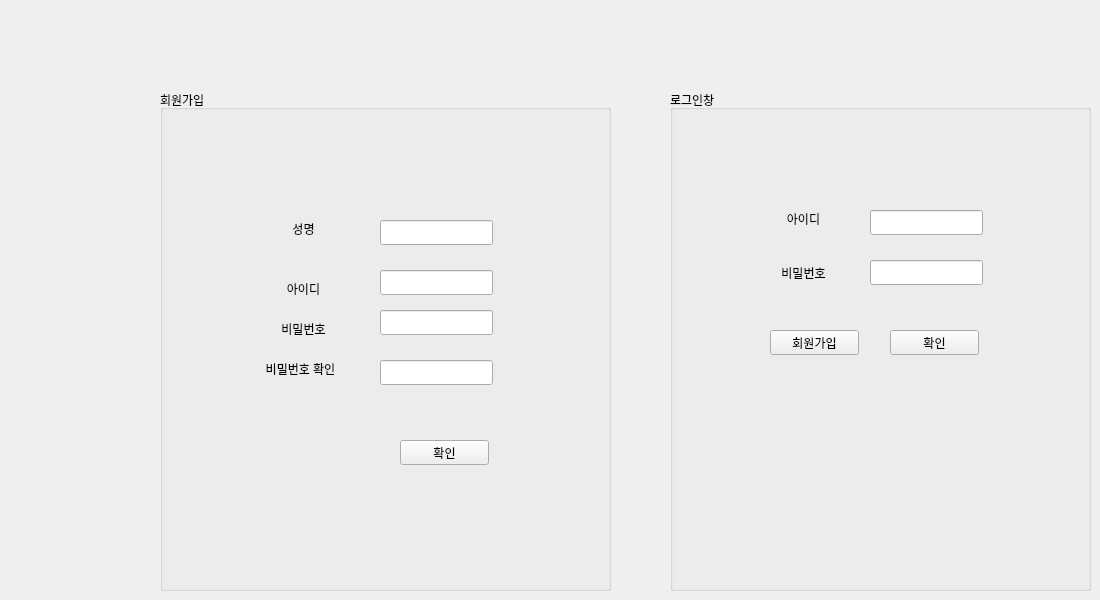
    <widget class="QWidget" name="page">
     <widget class="QGroupBox" name="groupBox">
      <property name="geometry">
       <rect>
        <x>670</x>
        <y>90</y>
        <width>421</width>
        <height>501</height>
       </rect>
      </property>
      <property name="title">
       <string>로그인창</string>
      </property>
      <widget class="QLineEdit" name="input_id">
       <property name="geometry">
        <rect>
         <x>200</x>
         <y>120</y>
         <width>113</width>
         <height>25</height>
        </rect>
       </property>
       <property name="echoMode">
        <enum>QLineEdit::Normal</enum>
       </property>
       <property name="clearButtonEnabled">
        <bool>false</bool>
       </property>
      </widget>
      <widget class="QLabel" name="label_6">
       <property name="geometry">
        <rect>
         <x>100</x>
         <y>174</y>
         <width>67</width>
         <height>17</height>
        </rect>
       </property>
       <property name="text">
        <string>비밀번호</string>
       </property>
       <property name="alignment">
        <set>Qt::AlignCenter</set>
       </property>
      </widget>
      <widget class="QPushButton" name="login_ok">
       <property name="geometry">
        <rect>
         <x>220</x>
         <y>240</y>
         <width>89</width>
         <height>25</height>
        </rect>
       </property>
       <property name="text">
        <string>확인</string>
       </property>
      </widget>
      <widget class="QLabel" name="label_5">
       <property name="geometry">
        <rect>
         <x>100</x>
         <y>120</y>
         <width>67</width>
         <height>17</height>
        </rect>
       </property>
       <property name="text">
        <string>아이디</string>
       </property>
       <property name="alignment">
        <set>Qt::AlignCenter</set>
       </property>
      </widget>
      <widget class="QLineEdit" name="input_pw">
       <property name="geometry">
        <rect>
         <x>200</x>
         <y>170</y>
         <width>113</width>
         <height>25</height>
        </rect>
       </property>
       <property name="echoMode">
        <enum>QLineEdit::Password</enum>
       </property>
      </widget>
      <widget class="QPushButton" name="btn_join">
       <property name="geometry">
        <rect>
         <x>100</x>
         <y>240</y>
         <width>89</width>
         <height>25</height>
        </rect>
       </property>
       <property name="text">
        <string>회원가입</string>
       </property>
      </widget>
     </widget>
     <widget class="QGroupBox" name="join_widget">
      <property name="geometry">
       <rect>
        <x>160</x>
        <y>90</y>
        <width>451</width>
        <height>501</height>
       </rect>
      </property>
      <property name="title">
       <string>회원가입</string>
      </property>
      <widget class="QLineEdit" name="join_name">
       <property name="geometry">
        <rect>
         <x>220</x>
         <y>130</y>
         <width>113</width>
         <height>25</height>
        </rect>
       </property>
      </widget>
      <widget class="QLineEdit" name="join_id">
       <property name="geometry">
        <rect>
         <x>220</x>
         <y>180</y>
         <width>113</width>
         <height>25</height>
        </rect>
       </property>
      </widget>
      <widget class="QLineEdit" name="join_pw">
       <property name="geometry">
        <rect>
         <x>220</x>
         <y>220</y>
         <width>113</width>
         <height>25</height>
        </rect>
       </property>
       <property name="echoMode">
        <enum>QLineEdit::Password</enum>
       </property>
      </widget>
      <widget class="QLabel" name="label">
       <property name="geometry">
        <rect>
         <x>110</x>
         <y>130</y>
         <width>67</width>
         <height>17</height>
        </rect>
       </property>
       <property name="text">
        <string>성명</string>
       </property>
       <property name="alignment">
        <set>Qt::AlignCenter</set>
       </property>
      </widget>
      <widget class="QLabel" name="label_4">
       <property name="geometry">
        <rect>
         <x>110</x>
         <y>190</y>
         <width>67</width>
         <height>17</height>
        </rect>
       </property>
       <property name="text">
        <string>아이디</string>
       </property>
       <property name="alignment">
        <set>Qt::AlignCenter</set>
       </property>
      </widget>
      <widget class="QLabel" name="label_9">
       <property name="geometry">
        <rect>
         <x>110</x>
         <y>230</y>
         <width>67</width>
         <height>17</height>
        </rect>
       </property>
       <property name="text">
        <string>비밀번호</string>
       </property>
       <property name="alignment">
        <set>Qt::AlignCenter</set>
       </property>
      </widget>
      <widget class="QLineEdit" name="join_pw_re">
       <property name="geometry">
        <rect>
         <x>220</x>
         <y>270</y>
         <width>113</width>
         <height>25</height>
        </rect>
       </property>
       <property name="echoMode">
        <enum>QLineEdit::PasswordEchoOnEdit</enum>
       </property>
      </widget>
      <widget class="QLabel" name="label_10">
       <property name="geometry">
        <rect>
         <x>90</x>
         <y>270</y>
         <width>101</width>
         <height>17</height>
        </rect>
       </property>
       <property name="text">
        <string>비밀번호 확인</string>
       </property>
       <property name="alignment">
        <set>Qt::AlignCenter</set>
       </property>
      </widget>
      <widget class="QPushButton" name="btn_join_ok">
       <property name="geometry">
        <rect>
         <x>240</x>
         <y>350</y>
         <width>89</width>
         <height>25</height>
        </rect>
       </property>
       <property name="text">
        <string>확인</string>
       </property>
      </widget>
     </widget>
    </widget>
